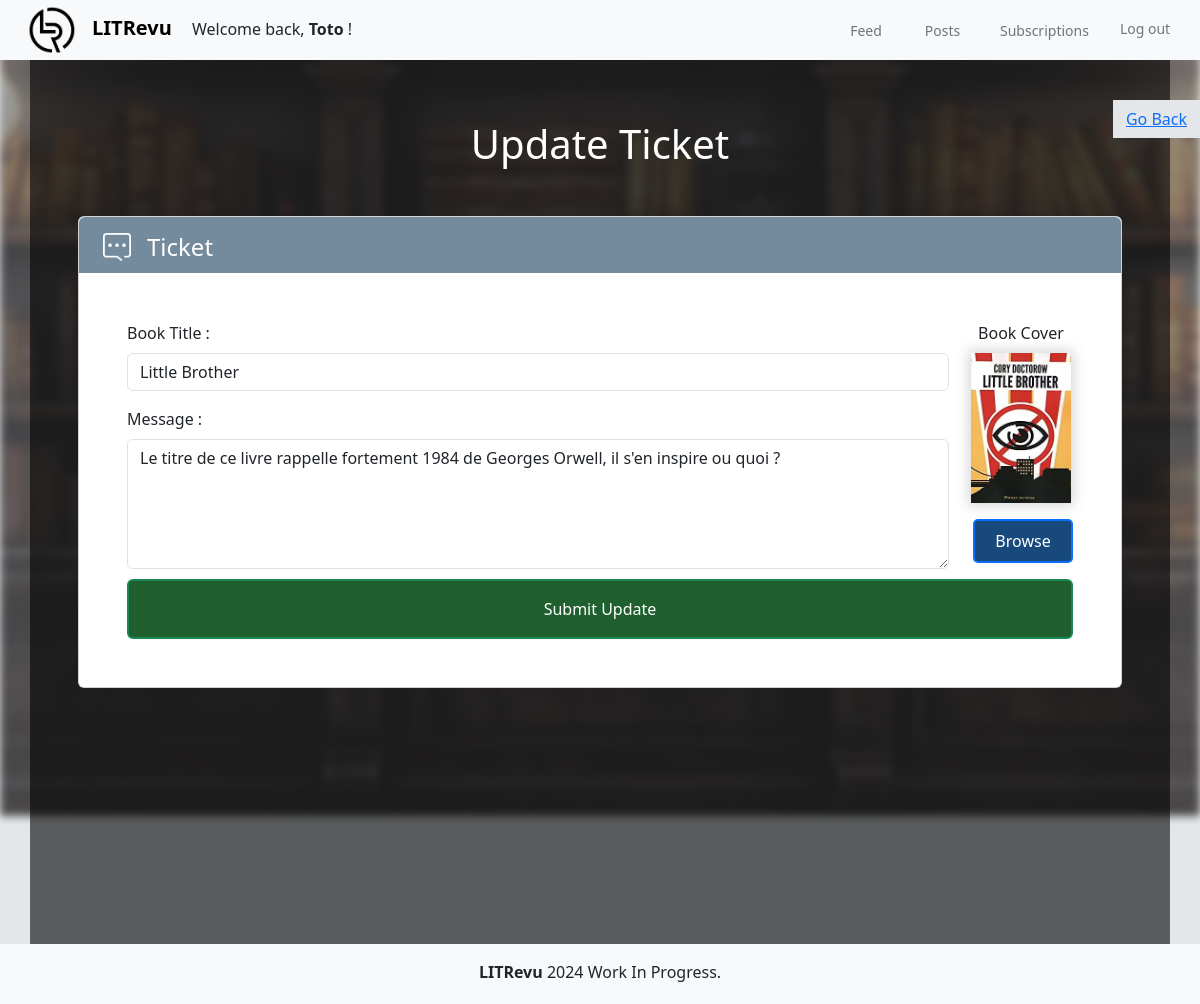
Screenshot of /tickets/16/update/ (signed in) with the database file from the repository.
### users/models.py (models this page shows, shortened)
class CustomUser(AbstractUser):
    objects = UserManager()

### feed/models.py (models this page shows, shortened)
class Ticket(models.Model):
    title = models.fields.CharField(max_length=128)
    description = models.fields.TextField(max_length=2048, blank=False)
    user = models.ForeignKey(
        settings.AUTH_USER_MODEL, on_delete=models.CASCADE)
    image = models.ImageField(null=False, blank=False, upload_to='tickets/')
    time_created = models.DateTimeField(auto_now_add=True)

### feed/views.py (the view, shortened to what this page needs)
# urls.py: path("tickets/<int:pk>/update/", TicketUpdateView.as_view(), name="ticket-update"),
class TicketUpdateView(LoginRequiredMixin, UpdateView):
    model = Ticket
    form_class = TicketForm
    template_name = "feed/ticket_update.html"
    success_url = reverse_lazy("posts")
    def get_object(self, queryset=None):
        ticket = super().get_object(queryset)
        if ticket.user != self.request.user:
            raise PermissionDenied("You do not have permission to edit this ticket.")
        return ticket
    def get_context_data(self, **kwargs):
        context = super().get_context_data(**kwargs)
        context['previous_url'] = self.request.META.get('HTTP_REFERER', None)
        context['page'] = "update-ticket"
        return context

### feed/forms.py
class TicketForm(forms.ModelForm):
    class Meta:
        model = Ticket
        fields = ['title', 'description', 'image']

### feed/templates/feed/ticket_update.html (shortened to what this page needs)
{% extends 'base.html' %}
{% block content %}
<section class="min-vh-100">
	<h1 class="text-white text-center mt-5 pb-3">Update Ticket</h1>
	{% include 'feed/back_button_snippet.html' %}
	<div class="container mt-0">
        <section class="py-3">
            <div class="container text-center">
				{% include 'feed/ticket_form_snippet.html' %}
            </div>
        </div>
    </div>
{% endblock %}

### templates/base.html (shortened to what this page needs)
{% load static %}
<!DOCTYPE html>
<html lang="fr">
<head>
    <link href="https://cdn.jsdelivr.net/npm/bootstrap@5.3.0-alpha1/dist/css/bootstrap.min.css" rel="stylesheet">
	<link rel="stylesheet" href="{% static 'style.css' %}">
</head>
<body>
	{% if not hide_navbar %}
    <nav class="navbar navbar-expand-lg navbar-light bg-light fixed-top">
        <div class="container-fluid">
			<div class="">
				<a class="navbar-brand" href="#" title="LITRevu Logo"><img src="{% static 'logo1_b.png' %}" alt="LITRevu Logo" class="navbar-logo px-3" style="max-width: 80px"></img><strong>LITRevu</strong></a>
				Welcome back,&nbsp;<strong>{{ request.user.username }}</strong>&nbsp;!
			</div>
            <div class="collapse navbar-collapse" id="navbarNav">
                <ul class="navbar-nav ms-auto">
                    <li class="nav-item">
                        <a class="nav-link" href="{% url 'feed' %}">
							<button class="navbar_btn" type="button" style="width: 50px;" title="{{ request.user.username }}'s feed">Feed</button>
						</a>
                    </li>
                    <li class="nav-item">
                        <a class="nav-link" href="{% url 'posts' %}">
							<button class="navbar_btn" type="button" style="width: 55px;" title="{{ request.user.username }}'s posts">Posts</button>
						</a>
                    </li>
                    <li class="nav-item">
                        <a class="nav-link" href="{% url 'subscriptions' %}">
							<button class="navbar_btn" type="button" style="width: 100px;" title="{{ request.user.username }}'s subscriptions">Subscriptions</button>
						</a>
                    </li>
                    <li class="nav-item">
						<form method="POST" action="{% url 'logout' %}">
							<button type="submit" class="navbar_btn" style="width: 70px; margin-top: 7px;" title="disconnect {{ request.user.username }}">Log out</button>
						</form>
                    </li>
                </ul>
            </div>
        </div>
    </nav>
	<div class="container mt-5 p-4 main-container">
	{% else %}
	<div class="background1"></div>
	<div class="block m-5 p-5 empty_margin"></div>
	<div class="container mt-5 mb-5 pt-5">
	{% endif %}
        <main>
            {% block content %}{% endblock %}
	{% if hide_navbar %}
    <footer class="footer text-center pt-3 pb-1 bg-light fixed-bottom">
	{% else %}
	<footer class="footer text-center pt-3 pb-1 mt-auto bg-light">
	{% endif %}
        <div class="container">
            <p>
                <strong>LITRevu</strong> 2024 Work In Progress.
            </p>
        </div>
    </footer>
</body>
</html>

### feed/templates/feed/ticket_form_snippet.html (shortened to what this page needs)
<form method="post" enctype="multipart/form-data">
	<div class="card mb-4">
		<div class="d-flex px-4 rounded-top bg-card-title">
			<div class="mt-3">
				{% load static %}
				<img src="{% static 'ticket.png' %}" alt="Ticket icon" class="img-fluid me-3" style="width:28px;height:28px;">
			</div>
			<h2 class="h4 py-2 mt-2" style="height:40px;">Ticket</h2>
		</div>
		<div class="p-5">
			<div class="d-flex flex-column flex-md-row justify-content-between">
				<div class="flex-grow-1">
					<div class="mb-3 text-start">
						<label for="{{ form.title.id_for_label }}" class="form-label text-start">Book Title :</label>
						<div class="input-group">
							<input id="{{ form.title.id_for_label }}" class="form-control" type="text" placeholder="Book Title" name="{{ form.title.name }}" value="{{ form.title.value|default:'' }}" required>
						</div>
					</div>
					<div class="text-start">
						<label for="{{ form.description.id_for_label }}" class="form-label text-start">Message :</label>
						<textarea id="{{ form.description.id_for_label }}" class="form-control" style="height:130px;" placeholder="Message" name="{{ form.description.name }}" required>{{ form.description.value|default:'' }}</textarea>
					</div>
				</div>
				<div class="mobile-hidden" style="width:20px;"></div>
				<div class="text-center">
					<label for="image-input" class="form-label">Book Cover</label>
					<div class="cover-preview m-auto mb-3">
						{% if ticket.image %}
							<img id="image-preview" src="{{ ticket.image.url }}" alt="Image Preview" style="width: 100%; height: 100%;">
						{% else %}
							<img id="image-preview" src="" alt="Image Preview" style="display: none; width: 100%; height: 100%;">
						{% endif %}
					</div>
					<div class="mb-3">
						<div class="custom-file">
							<label class="btn btn-primary custom-file-label" for="image-input">Browse</label>
						</div>
					</div>
				</div>
			</div>
			<div class="d-grid">
				<button type="submit" class="btn btn-success btn-block" style="height: 60px;">
				{% if page == "update-ticket" %}
					Submit Update
				{% else %}
					Submit Ticket
				{% endif %}
				</button>
			</div>
		</div>
	</div>
</form>

### static/style.css (style rules this page uses)
body { background-color: #e3e7ea; }
.main-container { background-color: rgba(255, 255, 255, 0.6); background-color: rgba(0, 0, 0, 0.6); }
.bg-card-title { background-color: #748b9e; color: #ffffff; }
.btn-primary { background-color: #18497c; }
.btn-success { background-color: #1f602e; }
.btn-primary, .btn-danger, .btn-success { color: #ffffff; border-style: solid; border-width: 2px; }
.custom-file-label { display: inline-block; padding: 8px 12px; color: white; border-radius: 5px; cursor: pointer; width: 100px; }
.cover-preview { width:100px; height:150px; }
nav, footer { box-shadow: 0px 0px 0px 0px #D8D8D8; }
.book-cover, .cover-preview { box-shadow: 0px 0px 12px 3px #D8D8D8; }
nav, footer { max-height: 60px; }
.navbar_btn { background: none; border: none; margin-right: 8px; color: rgba(108,117,125,1); font-size: 14px; text-align: center; }

### rows the page displays
CustomUser: user.username "Toto"
Ticket: title "Little Brother", description "Le titre de ce livre rappelle fortement 1984 de Georges Orwell, il s'en inspire ou quoi ?", image (picture)
